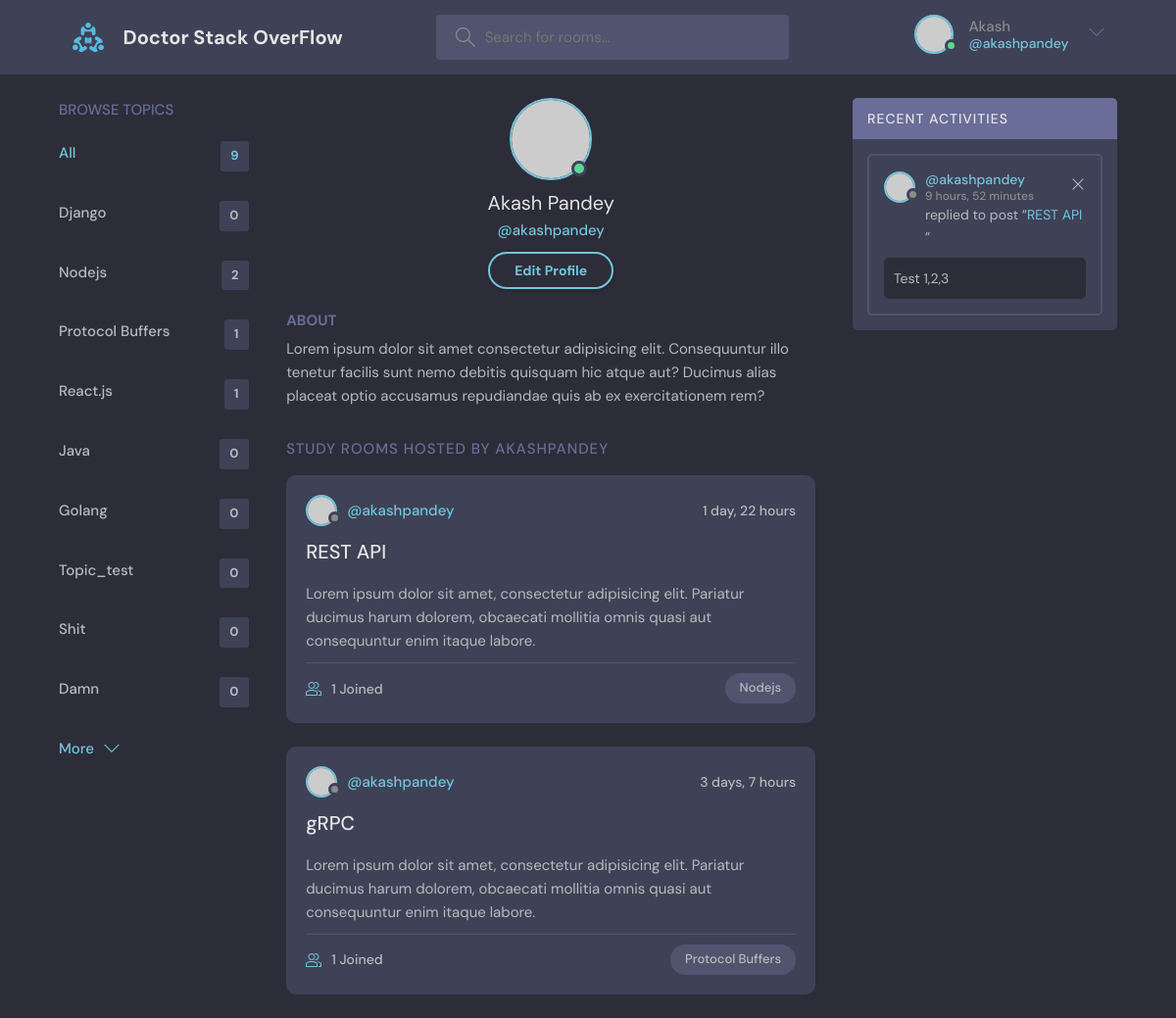
Screenshot of /profile/1 (signed in) with the database file from the repository.
### base/models.py (models this page shows, shortened)
class Topic(models.Model):
    name = models.CharField(max_length=200)

class Room(models.Model):
    host = models.ForeignKey(User, on_delete=models.SET_NULL, null=True)
    topic = models.ForeignKey(Topic, on_delete=models.SET_NULL, null=True)
    name = models.CharField(max_length=200)
    description = models.TextField(null=True, blank=True)
    participants = models.ManyToManyField(
        User, related_name='participants', blank=True)
    updated_at = models.DateTimeField(auto_now=True)
    created_at = models.DateTimeField(auto_now_add=True)
    class Meta:
        ordering = ['-updated_at', '-created_at']
    def __str__(self):
        return self.name

class Message(models.Model):
    user = models.ForeignKey(User, on_delete=models.CASCADE)
    room = models.ForeignKey(Room, on_delete=models.CASCADE)
    body = models.TextField()
    updated_at = models.DateTimeField(auto_now=True)
    created_at = models.DateTimeField(auto_now_add=True)
    class Meta:
        ordering = ['-updated_at', '-created_at']
    def __str__(self):
        return self.body[0:50]

### base/views.py (the view)
# urls.py: path('profile/<pk>', views.userProfile, name='user-profile'),
def userProfile(request, pk):
    user = User.objects.get(id=pk)
    rooms = user.room_set.all()
    conversations = user.message_set.all()
    topics = Topic.objects.all()
    context = {'user': user, 'conversations': conversations,
               "rooms": rooms, 'topics': topics}
    return render(request, 'base/profile.html', context)

### base/templates/base/profile.html
{% extends 'main.html' %}
{%block content%}
<body>
  <main class="profile-page layout layout--3">
    <div class="container">
      {% include 'base/topics_component.html' %}
      <div class="roomList">
        <div class="profile">
          <div class="profile__avatar">
            <div class="avatar avatar--large active">
              <img src="https://randomuser.me/api/portraits/men/11.jpg" />
            </div>
          </div>
          <div class="profile__info">
            <h3>{{user.first_name}} {{user.last_name}}</h3>
            <p>@{{user.username}}</p>
            <a href="edit-user.html" class="btn btn--main btn--pill">Edit Profile</a>
          </div>
          <div class="profile__about">
            <h3>About</h3>
            <p>
              Lorem ipsum dolor sit amet consectetur adipisicing elit. Consequuntur illo tenetur
              facilis sunt nemo debitis quisquam hic atque aut? Ducimus alias placeat optio
              accusamus repudiandae quis ab ex exercitationem rem?
            </p>
          </div>
        </div>
        <div class="roomList__header">
          <div>
            <h2>Study Rooms Hosted by {{user}}</a>
            </h2>
          </div>
        </div>
        {% include 'base/feed_component.html'%}
      </div>
      {% include 'base/activity_component.html' %}
    </div>
  </main>
  {%endblock content%}

### templates/navbar.html (shortened to what this page needs)
{%load static %}
<header class="header header--loggedIn">
  <div class="container">
    <a href="{% url 'home' %}" class="header__logo">
      <img src="{% static 'images/logo.svg' %}" />
      <h1>Doctor Stack OverFlow</h1>
    </a>
    <form class="header__search" method="GET", action="{% url 'home' %}">
      <label>
        <input name = "q" placeholder="Search for rooms..." />
      </label>
    </form>
    <nav class="header__menu">
      {% if request.user.is_authenticated %}
      <div class="header__user">
        <a href="{% url 'user-profile' request.user.id %}">
          <div class="avatar avatar--medium active">
            <img src="https://randomuser.me/api/portraits/men/37.jpg" />
          </div>
          <p>{{request.user.first_name}} <span>@{{request.user.username}}</span></p>
        </a>
        <button class="dropdown-button">
          <svg version="1.1" xmlns="http://www.w3.org/2000/svg" width="32" height="32" viewBox="0 0 32 32">
            <title>chevron-down</title>
            <path d="M16 21l-13-13h-3l16 16 16-16h-3l-13 13z"></path>
          </svg>
        </button>
      </div>
      {%else %}
      <a href="{% url 'login' %}">
        <img src="{% static 'images/logo.svg' %}" />
        <p>Login</p>
      </a>
      {% endif %}
    </nav>
  </div>
</header>

### base/templates/base/topics_component.html
<div class="topics">
    <div class="topics__header">
      <h2>Browse Topics</h2>
    </div>
    <ul class="topics__list">
      <li>
        <a href="{%url 'home' %}" class="active">All <span>{{topics.count}}</span></a>
      </li>
      {% for topic in topics%}
      <li>
        <a href="{% url 'home' %}?q={{topic.name}}">{{topic.name}} <span>{{topic.room_set.all.count}}</span></a>
      </li>
      {% endfor %}
    </ul>
    <a class="btn btn--link" href="topics.html">
      More
      <svg version="1.1" xmlns="http://www.w3.org/2000/svg" width="32" height="32" viewBox="0 0 32 32">
        <title>chevron-down</title>
        <path d="M16 21l-13-13h-3l16 16 16-16h-3l-13 13z"></path>
      </svg>
    </a>
  </div>

### base/templates/base/feed_component.html (shortened to what this page needs)
{% for room in rooms%}
<div class="roomListRoom">
    <div class="roomListRoom__header">
      <a href="{% url 'user-profile' room.host.id %}" class="roomListRoom__author">
        <div class="avatar avatar--small">
          <img src="https://randomuser.me/api/portraits/women/11.jpg" />
        </div>
        <span>@{{room.host.username}}</span>
      </a>
      <div class="roomListRoom__actions">
        <span>{{room.created_at|timesince}}</span>
      </div>
    </div>
    <div class="roomListRoom__content">
      <a href="{%url 'room' room.id %}">{{room.name}}</a>
      <p>
        Lorem ipsum dolor sit amet, consectetur adipisicing elit. Pariatur ducimus harum dolorem, obcaecati
        mollitia omnis quasi aut consequuntur enim itaque labore.
      </p>
    </div>
    <div class="roomListRoom__meta">
      <a href="{%url 'room' room.id %}" class="roomListRoom__joined">
        {{room.participants.all.count}} Joined
      </a>
      <p class="roomListRoom__topic">{{room.topic.name}}</p>
    </div>
  </div>
{% endfor %}

### base/templates/base/activity_component.html
            <div class="activities">
                <div class="activities__header">
                  <h2>Recent Activities</h2>
                </div>
                {% for c in conversations %}
                <div class="activities__box">
                  <div class="activities__boxHeader roomListRoom__header">
                    <a href="{%url 'user-profile' c.user.id%}" class="roomListRoom__author">
                      <div class="avatar avatar--small">
                        <img src="https://randomuser.me/api/portraits/women/11.jpg" />
                      </div>
                      <p>
                        @{{c.user}}
                        <span>{{c.created_at|timesince}}</span>
                      </p>
                    </a>
                    {%if request.user == c.user%}
                    <div class="roomListRoom__actions">
                        <a href = '{% url 'delete-message' c.id %}'>
                        <svg version="1.1" xmlns="http://www.w3.org/2000/svg" width="32" height="32" viewBox="0 0 32 32">
                          <title>remove</title>
                          <path
                            d="M27.314 6.019l-1.333-1.333-9.98 9.981-9.981-9.981-1.333 1.333 9.981 9.981-9.981 9.98 1.333 1.333 9.981-9.98 9.98 9.98 1.333-1.333-9.98-9.98 9.98-9.981z"
                          ></path>
                        </svg>
                      </a>
                    </div>
                    {%endif%}
                  </div>
                  <div class="activities__boxContent">
                    <p>replied to post “<a href="{%url 'room' c.room.id %}">{{c.room}}</a>”</p>
                    <div class="activities__boxRoomContent">
                     {{c.body}}
                    </div>
                  </div>
                </div>
                {% endfor %}
              </div>

### rows the page displays
Topic: name "Django", room_set.all.count "0"
Topic: name "Nodejs", room_set.all.count "2"
Topic: name "Protocol Buffers", room_set.all.count "1"
Topic: name "React.js", room_set.all.count "1"
Topic: name "Java", room_set.all.count "0"
Topic: name "Golang", room_set.all.count "0"
Topic: name "Topic_test", room_set.all.count "0"
Topic: name "Shit", room_set.all.count "0"
Topic: name "Damn", room_set.all.count "0"
Room: host.username "akashpandey", created_at "1 day, 22 hours", name "REST API", participants.all.count "1", topic.name "Nodejs"
Room: host.username "akashpandey", created_at "3 days, 7 hours", name "gRPC", participants.all.count "1", topic.name "Protocol Buffers"
Message: user "akashpandey", created_at "9 hours, 52 minutes", room "REST API", body "Test 1,2,3"

### other values shown
{{ request.user.first_name }} "Akash"
{{ request.user.username }} "akashpandey"
{{ topics.count }} "9"
{{ user.first_name }} "Akash"
{{ user.last_name }} "Pandey"
{{ user.username }} "akashpandey"
{{ user }} "AKASHPANDEY"
